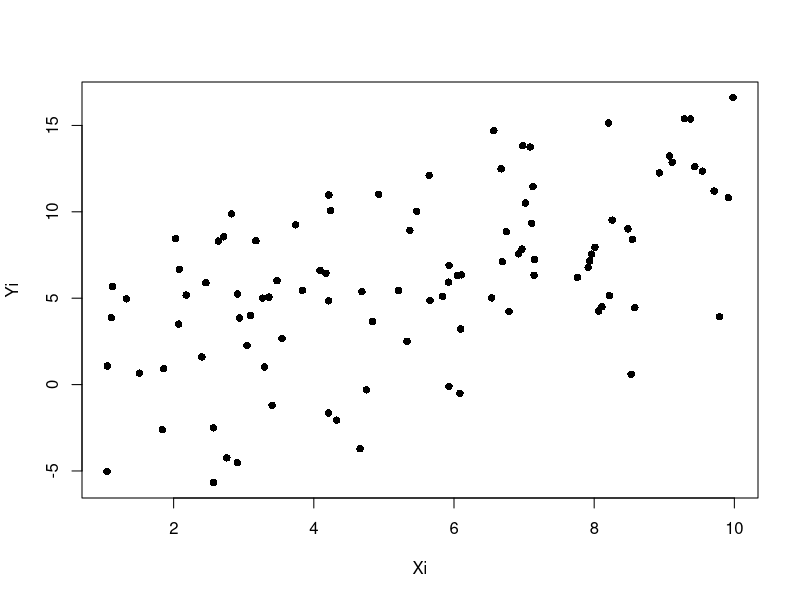
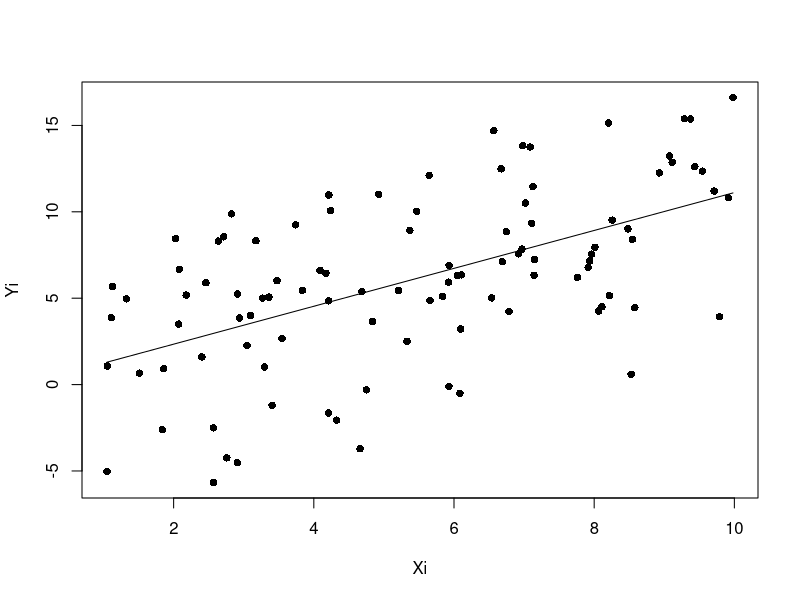

The R source for these figures, in order:
## ---- chunk 1
knitr::opts_chunk$set(echo = TRUE)
library(tidyverse)
## ---- chunk 2
# simulating our data
N <- 100
Xi <- runif(min = 1, max = 10, n = N)

# getting our parameters 
beta0 <- 1
beta1 <- 1
var <- 20

# putting it together 
e <- rnorm(N, mean = 0, sd = sqrt(var))
Yi <- beta0 + beta1*Xi + e 

# note that this formulation is equivalent to the above. 
# Yi <- rnorm(N, mean = beta0 + beta1*Xi, sd = sqrt(var)) 

plot(Xi,Yi, pch = 16) 
## ---- chunk 3
matrix(Yi[1:10])
## ---- chunk 4
# doing linear regression in r
lm.fit <- lm(Yi ~ Xi)
# getting the coefficients from the r output
coef(lm.fit)

# creating our design matrix
X.matrix <- as.data.frame(Xi) |>
  # adding the column of intercepts
  add_column(int = 1, .before = 1) |>
  as.matrix()

# solving for the betas from (X^T X)^{-1} X^T
betas <- solve(t(X.matrix)%*%X.matrix)%*%t(X.matrix)%*%as.matrix(Yi)
betas

# graphing our line 
plot(Xi,Yi, pch = 16) 
lines(Xi, X.matrix%*%betas)
## ---- chunk 5
H <- X.matrix%*%solve(t(X.matrix)%*%X.matrix)%*%t(X.matrix)
# getting the residuals
e.dot <- Yi - H%*%as.matrix(Yi)
# sigma.hat <- (t(e.dot)%*%e.dot)/(N-2) # just a vector of sigmas
# sigma.hat <- matrix(c(sigma.hat,0,0,sigma.hat), nrow = 2) # sigma*Identity matrix
# C <- solve(t(X.matrix)%*%X.matrix)
# 
# # note that the residual standard error from lm should match these diagonals  
# sqrt(sigma.hat)
# 
# # these should also match. ADD A DESCRIPTION AS TO WHY 
# varcovar.matrix <- sigma.hat%*%C
# varcovar.matrix
# vcov(lm.fit) # compare with above 
# 
# # we should get the same estimates of the SE from the lm 
# sqrt(varcovar.matrix[1,1])
# sqrt(varcovar.matrix[2,2])
## ---- chunk 6

# beta0_hat <- betas[1,1]
# beta0_SE <- sqrt(varcovar.matrix[1,1])
# beta1_hat <- betas[2,1]
# beta1_SE <- sqrt(varcovar.matrix[2,2])
# 
# # beta2_hat <- lm.fit$coefficients[[3]]
# # beta2_SE <- summary(lm.fit)$coefficients[, 2][[3]]
# 
# # we should get the same estimates of the t-value and p-value from the lm
# 2*(1-pt(abs(beta0_hat/beta0_SE), N-2)) # beta0_hat/beta0_SE is the t-value 
# 2*(1-pt(abs(beta1_hat/beta1_SE), N-2)) # or 2*pt(beta1_hat/beta1_SE, N-2), so we do abs() to account

## ---- chunk 7
# SST <- sum((Y1 - mean(Y1))^2) # sum of residuals from the mean, df = n-1
# SSE <- sum((Y1 - H%*%as.matrix(Y1))^2) # sum of residuals from best fit line, df = n-p
# SSR <- SST - SSE # the difference, df = p-1. based on pythagorean theorem  
# 
# # this should match the R-squared
# SSR/SST # also can be written as 1 - SSE / SST
# 
# # NEED TO FIGURE OUT ADJUSTED R^2
# # Adjusted R-squared:  0.3764 
# # we can adjust using the degrees of freedom, SSR/(p-1) / SST/(n-1)
# SSR/(SST/(N-1))
# (SSR/SST)*(N-1)
## ---- chunk 8
# this should match the f-stat p-value from the lm 
# 2*(1-pf(abs(SSR/(SSE/(N-2))), 1, N-2)) # like the t-dist, SSR/(SSE/(N-2)) is the f-statistic
